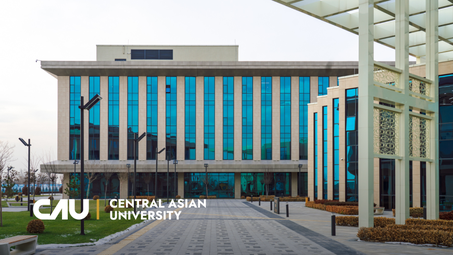
#> input picture Week 1/images/CAU.png, 453 x 255 px, shrunk from 870 x 490 before the run
$ jupyter execute Student_Assignment_Image_Reading.ipynb
#> lines starting #> are read from the running program, lines starting #| are printed output that depends on the picture
# 🎓 Assignment: Reading and Visualizing Images in Python

**Course:** Introduction to Image Processing / Computer Vision
**Level:** Undergraduate / Early Graduate
**Format:** Jupyter Notebook

---

## 📌 Learning Objectives
By the end of this assignment, students will be able to:

- Read images using different Python libraries
- Understand differences between image formats and data types
- Convert between color spaces
- Visualize and process images using NumPy-based tools

---

## 📝 Instructions

- Complete all **TODO** sections.
- Run each cell after writing your code.
- Add short comments explaining *what your code does*.
- Submit the completed notebook (`.ipynb`).

## 🔹 Part 1: Using PIL (Pillow)

PIL loads images as **PIL Image objects**, not NumPy arrays.

[cell 1]
# TODO 1:
# 1. Open the image "images/test_image.jpg" using PIL
# 2. Print the image type, size, and mode
# 3. Display the image

from PIL import Image

img = Image.open("images/CAU.png")
#> img is the input picture: PIL image 453x255 RGBA; mean R, G, B, A 137.1, 149.7, 147.4, 255

print("Type:", type(img))
#| Type: <class 'PIL.PngImagePlugin.PngImageFile'>
print("Size:", img.size)
#| Size: (453, 255)
print("Mode:", img.mode)
#| Mode: RGBA

img.show()

### ✨ Task 1.1: PIL → NumPy Conversion

[cell 2]
# TODO 2:
# Convert the PIL image to a NumPy array
# Print the array shape and data type

import numpy as np

img_array = np.array(img)

print("Array shape:", img_array.shape)
#| Array shape: (255, 453, 4)
print("Data type:", img_array.dtype)
#| Data type: uint8

## 🔹 Part 2: Matplotlib Image Reading

Matplotlib reads images directly as NumPy arrays.

[cell 3]
# TODO 3:
# 1. Read the image using matplotlib.image.imread
# 2. Print its shape
# 3. Display it using plt.imshow

import matplotlib.image as mpimg
import matplotlib.pyplot as plt

img = mpimg.imread("images/CAU.png")
#> img: shape (255, 453, 4) float32

print("Image shape:", img.shape)
#| Image shape: (255, 453, 4)

plt.imshow(img)
plt.axis("off")

### ❓ Concept Question
**Q:** Why does Matplotlib treat images as NumPy arrays?
Write your answer below.

[cell 4]
# Matplotlib treats images as NumPy arrays because images are just grids of numbers (pixels), and NumPy makes it easy and fast to store, manipulate, and display them.

## 🔹 Part 3: scikit-image

scikit-image works with well-defined data ranges.

[cell 5]
# TODO 4:
# 1. Read the image using skimage.io.imread
# 2. Convert it to float using img_as_float
# 3. Print min and max pixel values
# 4. Display the image

from skimage import io, img_as_float
import matplotlib.pyplot as plt

img = io.imread("images/CAU.png")

img_float = img_as_float(img)

print("Min pixel value:", img_float.min())
#| Min pixel value: 0.0
print("Max pixel value:", img_float.max())
#| Max pixel value: 1.0

plt.imshow(img_float)
plt.axis("off")

### ✨ Task 3.1: Data Type Exploration

**Q:** Why is using `astype(float)` discouraged compared to `img_as_float`?
Explain briefly.

## 🔹 Part 4: OpenCV

⚠️ OpenCV loads color images in **BGR** format.

[cell 6]
# TODO 5:
# 1. Read the image in grayscale and color using OpenCV
# 2. Convert the color image from BGR to RGB
# 3. Display the RGB image using matplotlib

import cv2
import matplotlib.pyplot as plt

img_gray = cv2.imread("images/CAU.png", cv2.IMREAD_GRAYSCALE)
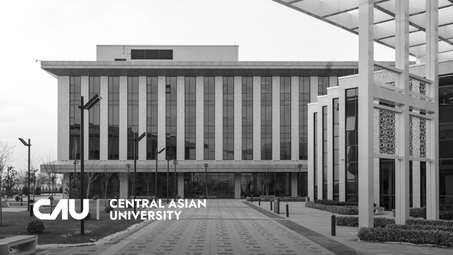
#> img_gray: shape (255, 453); min 0, max 255, mean 145.2
img_color = cv2.imread("images/CAU.png", cv2.IMREAD_COLOR)

img_rgb = cv2.cvtColor(img_color, cv2.COLOR_BGR2RGB)

plt.imshow(img_rgb)
plt.axis("off")

### ✨ Task 4.1: Image Processing

Apply **Canny edge detection** on the grayscale image and display the result.

[cell 7]
# TODO 6:
# Perform edge detection using cv2.Canny

edges = cv2.Canny(img_gray, threshold1=50, threshold2=150)
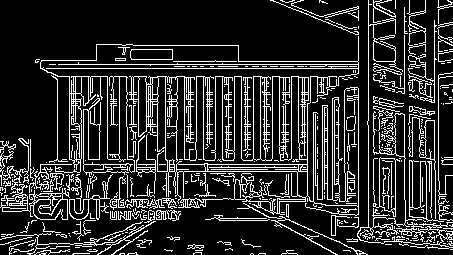
#> edges: shape (255, 453); 17.5% white in thin lines or dots

plt.imshow(edges, cmap="gray")
plt.axis("off")
